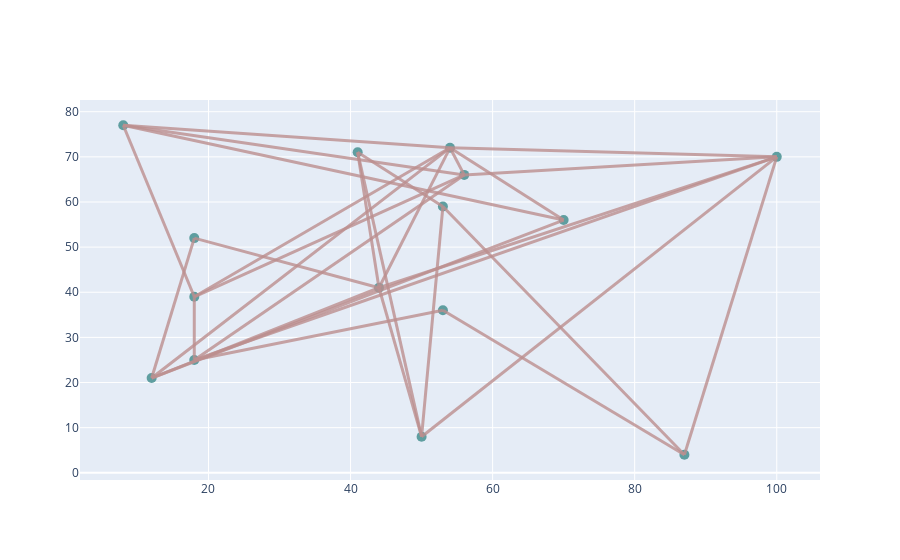

The code cell stored with this chart in its notebook:
### Code cell
network.iplot()

### Figure 1 — Plotly figure (JSON) as saved in the notebook; plotly's stock layout.template omitted (floating-point values rounded to 4 significant figures)
{"data": [{"hoverinfo": "text", "marker": {"color": "cadetblue", "size": 10}, "mode": "markers", "opacity": 1, "text": ["Bus Bus 0", "Bus Bus 1", "Bus Bus 2", "Bus Bus 3", "Bus Bus 4", "Bus Bus 5", "Bus Bus 6", "Bus Bus 7", "Bus Bus 8", "Bus Bus 9", "Bus Bus 10", "Bus Bus 11", "Bus Bus 12", "Bus Bus 13", "Bus Bus 14"], "type": "scatter", "x": [87, 12, 8, 44, 100, 53, 54, 56, 41, 70, 18, 50, 53, 18, 18], "y": [4, 21, 77, 41, 70, 59, 72, 66, 71, 56, 52, 8, 36, 25, 39]}, {"hoverinfo": "text", "marker": {"opacity": 0}, "mode": "markers", "text": ["Line Linine 0", "Line Linine 1", "Line Linine 2", "Line Linine 3", "Line Linine 4", "Line Linine 5", "Line Linine 6", "Line Linine 7", "Line Linine 8", "Line Linine 9", "Line Linine 10", "Line Linine 11", "Line Linine 12", "Line Linine 13", "Line Linine 14", "Line Linine 15", "Line Linine 16", "Line Linine 17", "Line Linine 18", "Line Linine 19", "Line Linine 20", "Line Linine 21", "Line Linine 22", "Line Linine 23", "Line Linine 24", "Line Linine 25", "Line Linine 26", "Line Linine 27", "Line Linine 28", "Line Linine 29"], "type": "scatter", "x": [70, 93.5, 70, 15, 28, 33, 41, 31, 47, 75, 51.5, 45.5, 35.5, 18, 59, 37, 13, 37, 31, 32, 49, 42.5, 77, 78, 47, 55, 62, 72, 39, 36], "y": [20, 37, 31.5, 36.5, 31, 46.5, 38.5, 46.5, 24.5, 39, 33.5, 39.5, 30.5, 32, 47.5, 45.5, 58, 52.5, 74.5, 71.5, 56.5, 56, 71, 68, 65, 69, 64, 55.5, 66.5, 55.5]}], "layout": {"hovermode": "closest", "shapes": [{"line": {"color": "rosybrown", "width": 3}, "opacity": 0.8, "type": "line", "x0": 87, "x1": 53, "y0": 4, "y1": 36}, {"line": {"color": "rosybrown", "width": 3}, "opacity": 0.8, "type": "line", "x0": 87, "x1": 100, "y0": 4, "y1": 70}, {"line": {"color": "rosybrown", "width": 3}, "opacity": 0.8, "type": "line", "x0": 87, "x1": 53, "y0": 4, "y1": 59}, {"line": {"color": "rosybrown", "width": 3}, "opacity": 0.8, "type": "line", "x0": 12, "x1": 18, "y0": 21, "y1": 52}, {"line": {"color": "rosybrown", "width": 3}, "opacity": 0.8, "type": "line", "x0": 12, "x1": 44, "y0": 21, "y1": 41}, {"line": {"color": "rosybrown", "width": 3}, "opacity": 0.8, "type": "line", "x0": 12, "x1": 54, "y0": 21, "y1": 72}, {"line": {"color": "rosybrown", "width": 3}, "opacity": 0.8, "type": "line", "x0": 12, "x1": 70, "y0": 21, "y1": 56}, {"line": {"color": "rosybrown", "width": 3}, "opacity": 0.8, "type": "line", "x0": 18, "x1": 44, "y0": 52, "y1": 41}, {"line": {"color": "rosybrown", "width": 3}, "opacity": 0.8, "type": "line", "x0": 50, "x1": 44, "y0": 8, "y1": 41}, {"line": {"color": "rosybrown", "width": 3}, "opacity": 0.8, "type": "line", "x0": 50, "x1": 100, "y0": 8, "y1": 70}, {"line": {"color": "rosybrown", "width": 3}, "opacity": 0.8, "type": "line", "x0": 50, "x1": 53, "y0": 8, "y1": 59}, {"line": {"color": "rosybrown", "width": 3}, "opacity": 0.8, "type": "line", "x0": 50, "x1": 41, "y0": 8, "y1": 71}, {"line": {"color": "rosybrown", "width": 3}, "opacity": 0.8, "type": "line", "x0": 53, "x1": 18, "y0": 36, "y1": 25}, {"line": {"color": "rosybrown", "width": 3}, "opacity": 0.8, "type": "line", "x0": 18, "x1": 18, "y0": 25, "y1": 39}, {"line": {"color": "rosybrown", "width": 3}, "opacity": 0.8, "type": "line", "x0": 18, "x1": 100, "y0": 25, "y1": 70}, {"line": {"color": "rosybrown", "width": 3}, "opacity": 0.8, "type": "line", "x0": 18, "x1": 56, "y0": 25, "y1": 66}, {"line": {"color": "rosybrown", "width": 3}, "opacity": 0.8, "type": "line", "x0": 18, "x1": 8, "y0": 39, "y1": 77}, {"line": {"color": "rosybrown", "width": 3}, "opacity": 0.8, "type": "line", "x0": 18, "x1": 56, "y0": 39, "y1": 66}, {"line": {"color": "rosybrown", "width": 3}, "opacity": 0.8, "type": "line", "x0": 8, "x1": 54, "y0": 77, "y1": 72}, {"line": {"color": "rosybrown", "width": 3}, "opacity": 0.8, "type": "line", "x0": 8, "x1": 56, "y0": 77, "y1": 66}, {"line": {"color": "rosybrown", "width": 3}, "opacity": 0.8, "type": "line", "x0": 44, "x1": 54, "y0": 41, "y1": 72}, {"line": {"color": "rosybrown", "width": 3}, "opacity": 0.8, "type": "line", "x0": 44, "x1": 41, "y0": 41, "y1": 71}, {"line": {"color": "rosybrown", "width": 3}, "opacity": 0.8, "type": "line", "x0": 100, "x1": 54, "y0": 70, "y1": 72}, {"line": {"color": "rosybrown", "width": 3}, "opacity": 0.8, "type": "line", "x0": 100, "x1": 56, "y0": 70, "y1": 66}, {"line": {"color": "rosybrown", "width": 3}, "opacity": 0.8, "type": "line", "x0": 53, "x1": 41, "y0": 59, "y1": 71}, {"line": {"color": "rosybrown", "width": 3}, "opacity": 0.8, "type": "line", "x0": 54, "x1": 56, "y0": 72, "y1": 66}, {"line": {"color": "rosybrown", "width": 3}, "opacity": 0.8, "type": "line", "x0": 54, "x1": 70, "y0": 72, "y1": 56}, {"line": {"color": "rosybrown", "width": 3}, "opacity": 0.8, "type": "line", "x0": 100, "x1": 44, "y0": 70, "y1": 41}, {"line": {"color": "rosybrown", "width": 3}, "opacity": 0.8, "type": "line", "x0": 70, "x1": 8, "y0": 56, "y1": 77}, {"line": {"color": "rosybrown", "width": 3}, "opacity": 0.8, "type": "line", "x0": 18, "x1": 54, "y0": 39, "y1": 72}], "showlegend": false, "title": {"text": ""}}}
